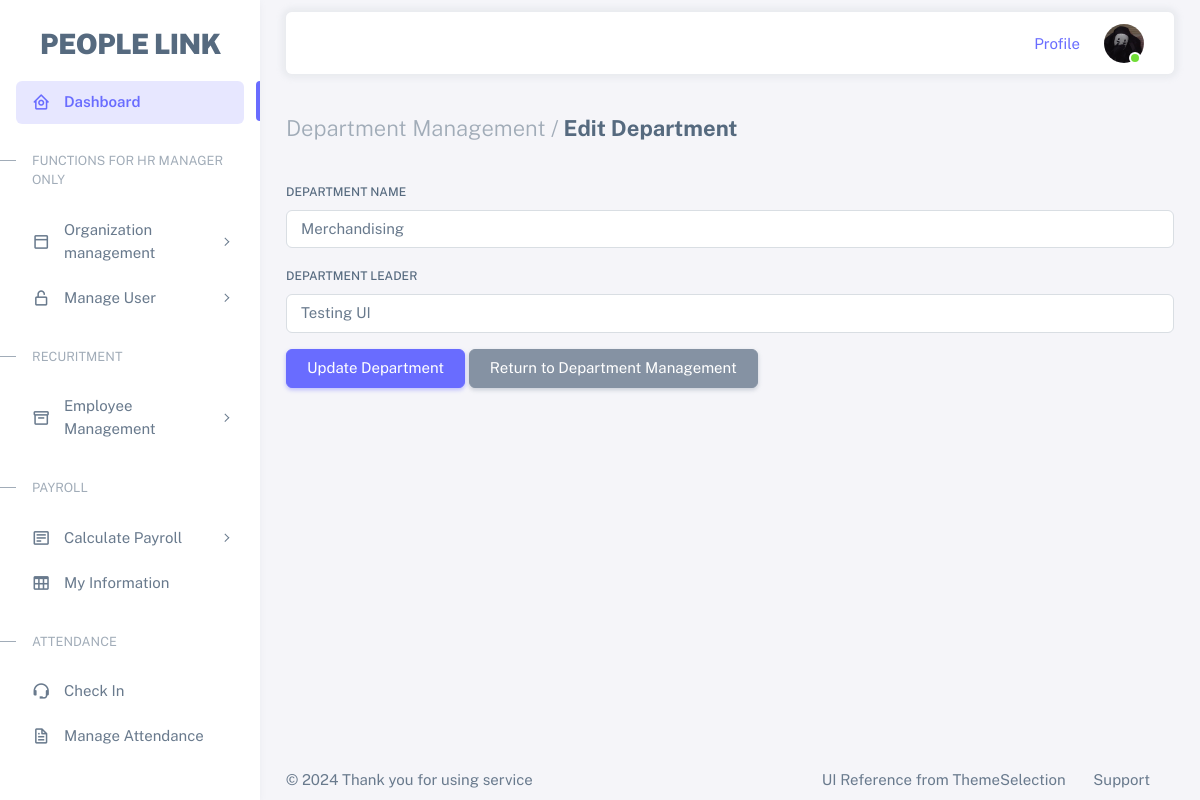
Page /edit_department/9 on the earlier database version.
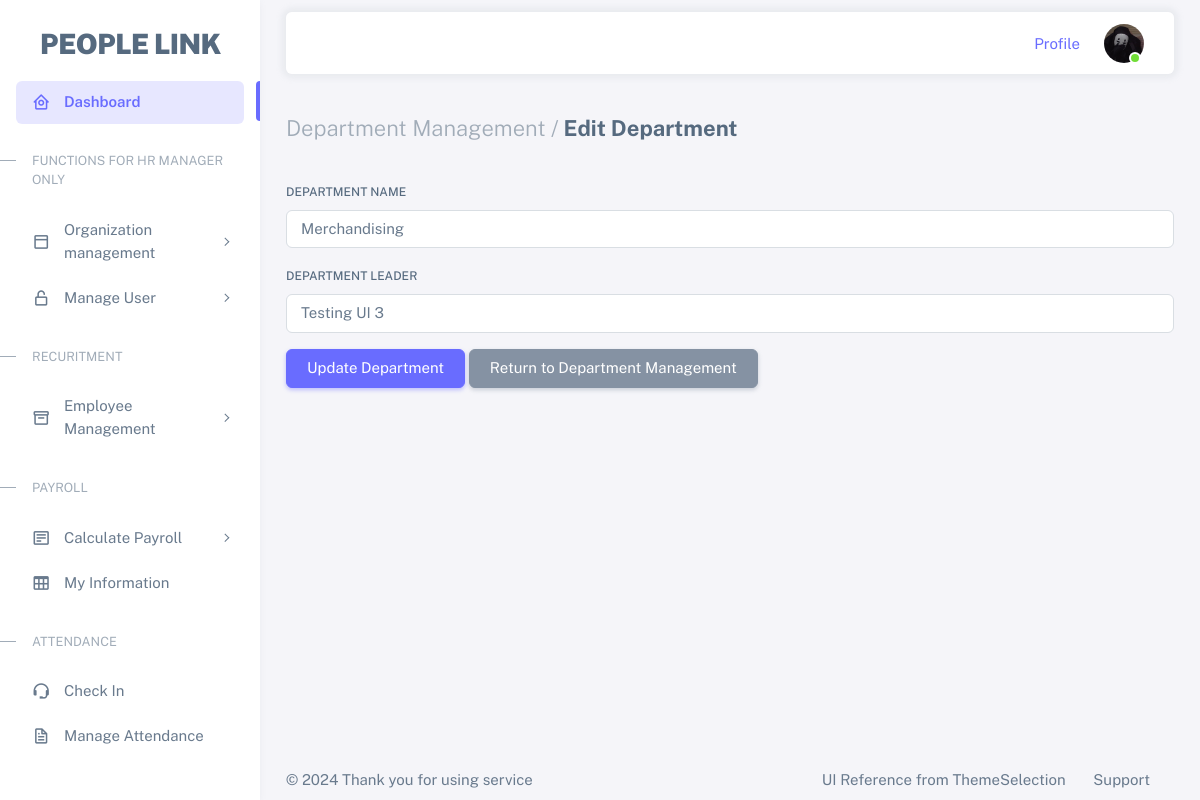
Same page on the later database version.
### tables this page shows
CREATE TABLE department (
        dept_id INTEGER PRIMARY KEY AUTOINCREMENT,
        name TEXT NOT NULL UNIQUE
    , leader_id INTEGER);

CREATE TABLE employee (
        emp_id INTEGER PRIMARY KEY AUTOINCREMENT,
        emp_name TEXT NOT NULL,
        department TEXT NOT NULL,
        job_status TEXT NOT NULL,
        gender TEXT NOT NULL,
        termination_date DATE,
        employee_status TEXT NOT NULL,
        join_date DATE NOT NULL,
        pos_id INTEGER NOT NULL, team_id INTEGER, leader_id INTEGER, is_leader INTEGER DEFAULT 0, is_team_leader INTEGER DEFAULT 0, is_dept_leader INTEGER DEFAULT 0, email TEXT, phone TEXT,
        FOREIGN KEY (pos_id) REFERENCES position (pos_id)
    );

### app.py (the view, shortened to what this page needs)
@app.route('/edit_department/<int:dept_id>', methods=['GET', 'POST'])
def edit_department(dept_id):
    conn = get_db()
    cursor = conn.cursor()
    cursor.execute('SELECT dept_id, name, leader_id FROM department WHERE dept_id = ?', (dept_id,))
    department = cursor.fetchone()
    cursor.execute('''
        SELECT emp_id, emp_name FROM employee
        WHERE emp_id NOT IN (SELECT leader_id FROM department WHERE leader_id IS NOT NULL AND leader_id != ?)
        OR emp_id = ?
    ''', (department[2], department[2]))
    employees = cursor.fetchall()
    conn.close()
    return render_template('edit_department.html', department=department, employees=employees)

### app.py (called while the page is built)
def get_db():
    conn = sqlite3.connect('hrm.db')
    conn.row_factory = sqlite3.Row
    return conn

### templates/edit_department.html (shortened to what this page needs)
{% extends "base.html" %}
{% block content %}
<div class="container-xxl flex-grow-1 container-p-y">
    <h4 class="fw-bold py-3 mb-4">
        <span class="text-muted fw-light">Department Management /</span> Edit Department
    </h4>
    <form action="{{ url_for('edit_department', dept_id=department[0]) }}" method="POST">
        <div class="mb-3">
            <label for="department_name" class="form-label">Department Name</label>
            <input type="text" id="department_name" name="department_name" class="form-control" value="{{ department[1] }}" required>
        </div>
        <div class="mb-3">
            <label for="leader_id" class="form-label">Department Leader</label>
            <select class="form-control" id="leader_id" name="leader_id">
                {% for emp in employees %}
                <option value="{{ emp[0] }}" {% if emp[0] == department[2] %}selected{% endif %}>{{ emp[1] }}</option>
                {% endfor %}
            </select>
        </div>
        <button type="submit" class="btn btn-primary">Update Department</button>
        <a href="{{ url_for('add_department') }}" class="btn btn-secondary">Return to Department Management</a>
    </form>
</div>
{% endblock %}

Differences in the rows shown:
changed department "Merchandising": leader_id "Testing UI" → "Testing UI 3"
